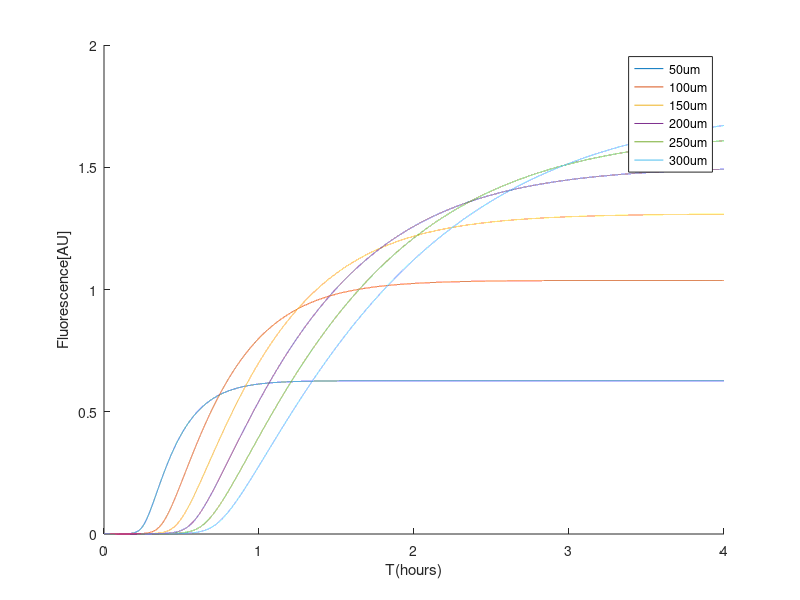

Source code (MATLAB):
%self-activating
clear;
clc;
clf;
%from Karzbrun et. al.
W=20; %um 
D=33.5; %um^2/s 
R=50; %um 
FL=1.23e-2; %1/uM, fig.S4

alpha=146.7/60*(0.4/7.65); %nM/s from Garamella J. et. al. table.S5 and S6
gamma=5.78e-04; %1/s from Bionumber ID 105190 

K=5; 
n=1; 
A(1)=0.05; %nM
B(1)=0.05; %nM
t=[0:0.0001:4]; %hr
l=[50;100;150;200;250;300]; %um

for j=1:6
    
L=l(j);
tauR=pi*R^2*L/D/W; 
for i=1:40000
    Tdiff=(L^2)/D/3600/9; %diffusion time from Karzbrun 
    if i<Tdiff*10000 %before main flow diffusion into compartment
        C=1e-04;
    else %Extract arrive compartment, conc. inside increasing
        C=1-exp(-i*0.0001*3600/tauR); %Extract conc.
    end
    dAdt(i)=(alpha*A(i)^n/(K+A(i)^n)*C^2-A(i)*(gamma+1/tauR)); 
    A(i+1)=A(i)+1/10000*3600*dAdt(i);
    dBdt(i)=(alpha*A(i)^n/(K+A(i)^n)*C^2-B(i)*(gamma+1/tauR));
    B(i+1)=B(i)+1/10000*3600*dBdt(i);

end
kk(j)=A(40000)*FL;
figure(1)
hold on
plot(t,B*FL)
end
xlabel('T(hours)')
ylabel('Fluorescence[AU]')
legend('50um','100um','150um','200um','250um','300um')
hold off
